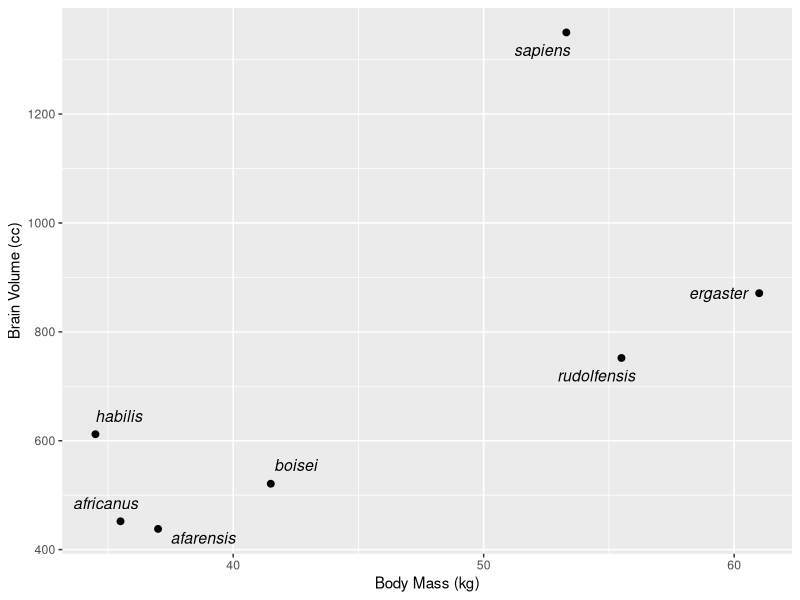
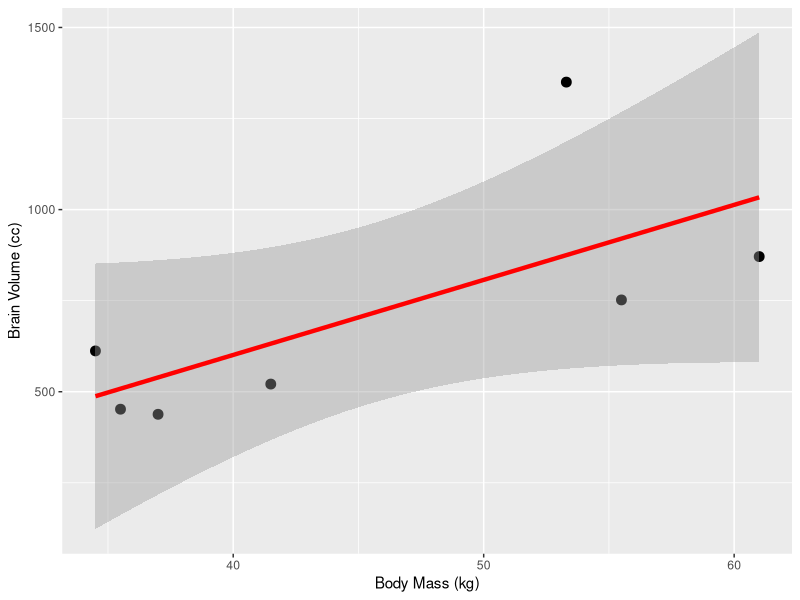
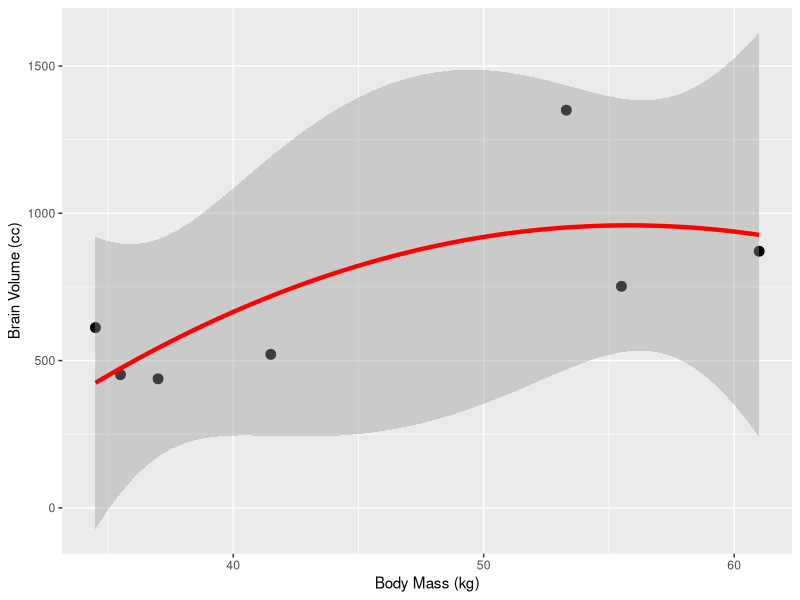
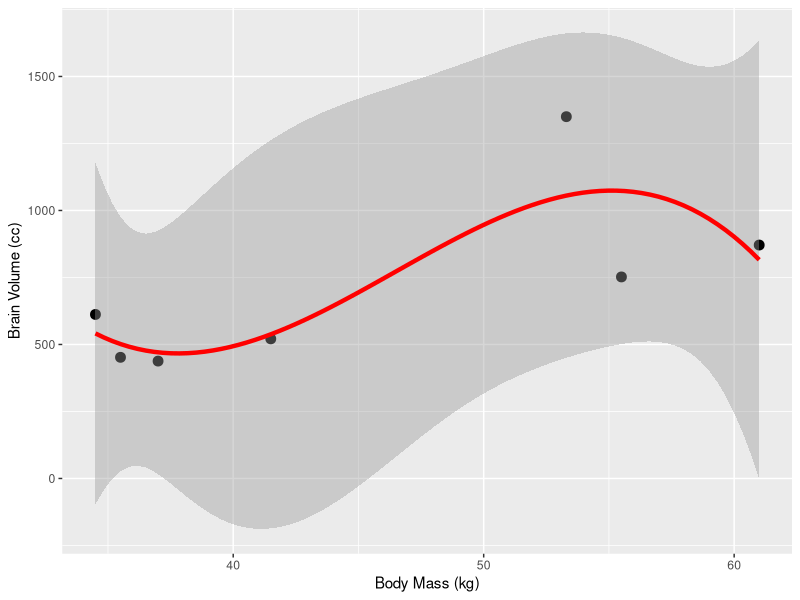
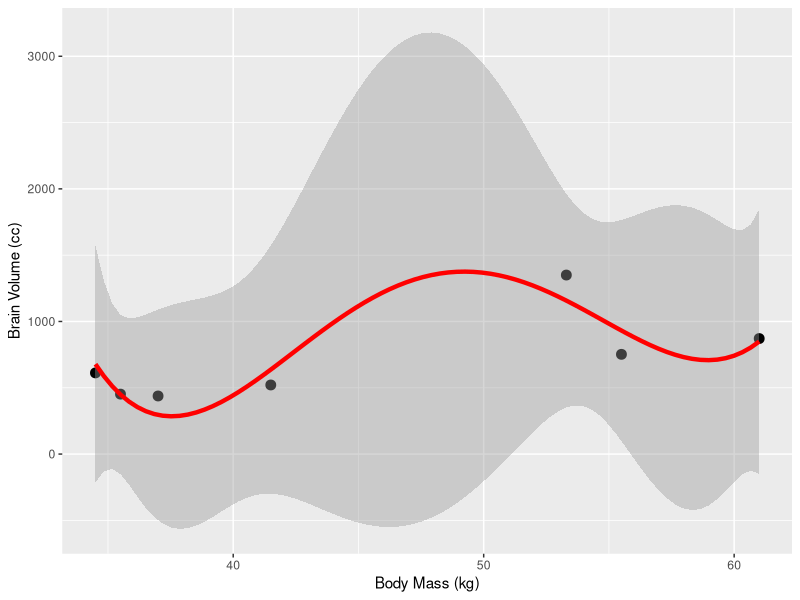
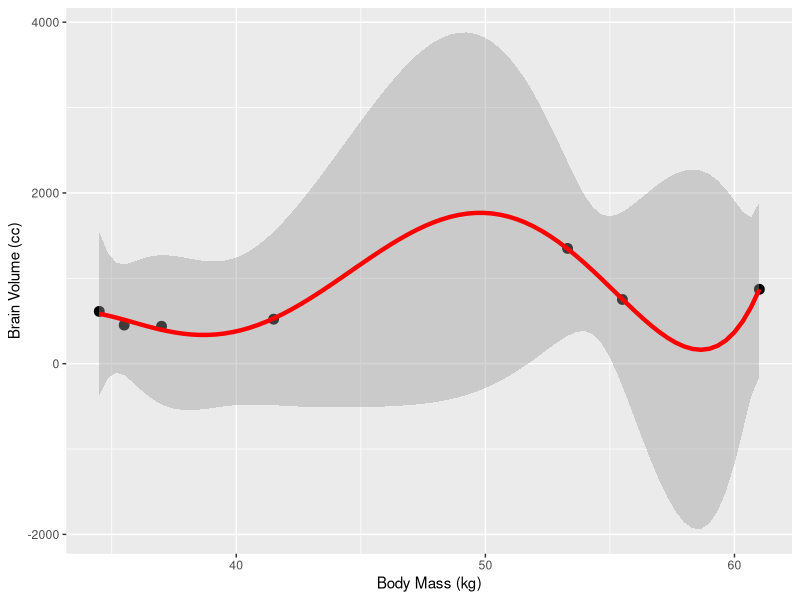
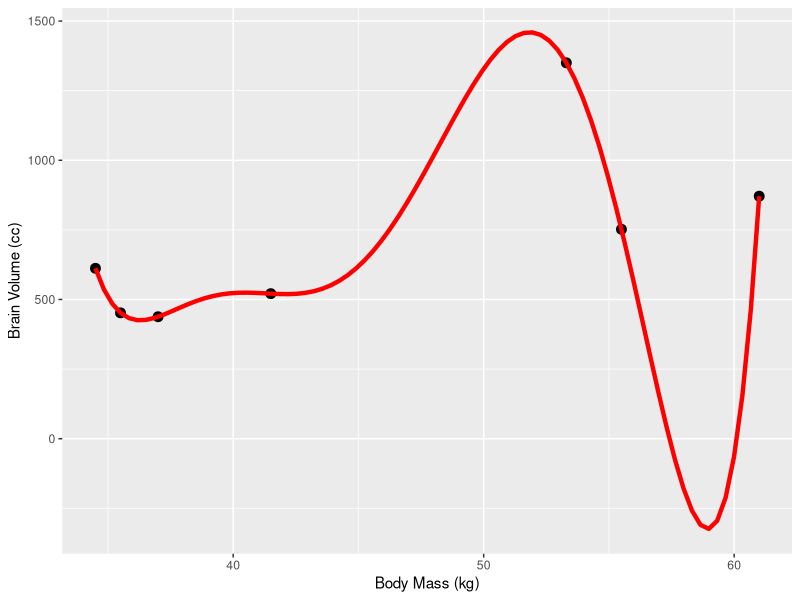

Here is the R script that generated these plots, in order:
## ---- chunk 1
library(tidyverse)
library(cowplot)
library(ggrepel)
## ---- chunk 2
Species <- c("afarensis", "africanus", "habilis", "boisei",
             "rudolfensis", "ergaster", "sapiens")
Brain_Vol <- c(438, 452, 612, 521, 752, 871, 1350)
Mass <- c(37, 35.5, 34.5, 41.5, 55.5, 61, 53.3)
M <- data.frame(Species, Brain_Vol, Mass)
## ---- chunk 3
M
## ---- chunk 4
set.seed(29)
ggplot(M, aes(Mass, Brain_Vol, label = Species)) +
  geom_point(size = 2) +
  geom_text_repel(size = 4, force = 15,
                  fontface = "italic",
                  box.padding = unit(0.5, "lines"),
                  point.padding = unit(0.5, "lines"),
                  arrow = arrow(length = unit(0.01, 'npc'))) +
  labs(x = "Body Mass (kg)", y = "Brain Volume (cc)")
## ---- chunk 5
fm1 <- lm(Brain_Vol ~ Mass, data = M)
coef(fm1)
summary(fm1)$r.squared
## ---- chunk 6
ggplot(M, aes(Mass, Brain_Vol, label = Species)) +
  geom_point(size = 3) +
  geom_smooth(method = "lm", color = "red", lwd = 1.5) +
  labs(x = "Body Mass (kg)", y = "Brain Volume (cc)")
## ---- chunk 7
fm2 <- lm(Brain_Vol ~ Mass + I(Mass ^ 2), data = M)
coef(fm2)
summary(fm2)$r.squared
## ---- chunk 8
ggplot(M, aes(Mass, Brain_Vol, label = Species)) +
  geom_point(size = 3) +
  geom_smooth(method = "lm", formula = 'y ~ poly(x, 2)',
              color = "red", lwd = 1.5) +
  labs(x = "Body Mass (kg)", y = "Brain Volume (cc)")
## ---- chunk 9
fm3 <- lm(Brain_Vol ~ Mass + I(Mass ^ 2) + I(Mass ^ 3), data = M)
coef(fm3)
summary(fm3)$r.squared
## ---- chunk 10
ggplot(M, aes(Mass, Brain_Vol, label = Species)) +
  geom_point(size = 3) +
  geom_smooth(method = "lm", formula = 'y ~ poly(x, 3)',
              color = "red", lwd = 1.5) +
  labs(x = "Body Mass (kg)", y = "Brain Volume (cc)")
## ---- chunk 11
fm4 <- lm(Brain_Vol ~ Mass + I(Mass ^ 2) + I(Mass ^ 3) +
            I(Mass ^ 4), data = M)
coef(fm4)
summary(fm4)$r.squared
## ---- chunk 12
ggplot(M, aes(Mass, Brain_Vol, label = Species)) +
  geom_point(size = 3) +
  geom_smooth(method = "lm", formula = 'y ~ poly(x, 4)',
              color = "red", lwd = 1.5) +
  labs(x = "Body Mass (kg)", y = "Brain Volume (cc)")
## ---- chunk 13
fm5 <- lm(Brain_Vol ~ Mass + I(Mass ^ 2) + I(Mass ^ 3) +
            I(Mass ^ 4) + I(Mass ^ 5), data = M)
coef(fm5)
summary(fm5)$r.squared
## ---- chunk 14
ggplot(M, aes(Mass, Brain_Vol, label = Species)) +
  geom_point(size = 3) +
  geom_smooth(method = "lm", formula = 'y ~ poly(x, 5)',
              color = "red", lwd = 1.5) +
  labs(x = "Body Mass (kg)", y = "Brain Volume (cc)")
## ---- chunk 15
fm6 <- lm(Brain_Vol ~ Mass + I(Mass ^ 2) + I(Mass ^ 3) +
            I(Mass ^ 4) + I(Mass ^ 5) + I(Mass ^ 6), data = M)
coef(fm6)
summary(fm6)$r.squared
## ---- chunk 16
ggplot(M, aes(Mass, Brain_Vol, label = Species)) +
  geom_point(size = 3) +
  geom_smooth(method = "lm", formula = 'y ~ poly(x, 6)',
              color = "red", lwd = 1.5,
              se = FALSE) +
  labs(x = "Body Mass (kg)", y = "Brain Volume (cc)")
